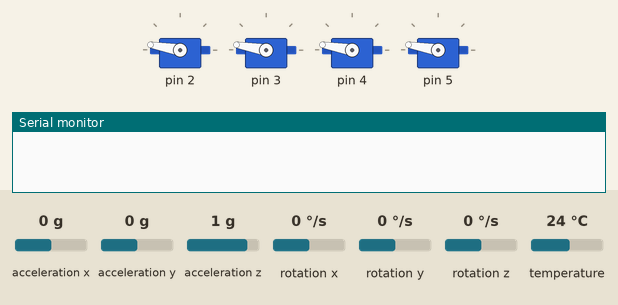
This sketch was run on a simulated Arduino Leonardo, built with avr-gcc and run on an emulated ATmega32U4. Shown: 4 × servo, the last lines printed to the serial monitor. Inputs (shaded band) come from the test bench; at power-on: acceleration x 0 g, acceleration y 0 g, acceleration z 1 g, rotation x 0 °/s, rotation y 0 °/s, rotation z 0 °/s, temperature 24 °C.

Above: at 0.4 s.
At 2.4 s:
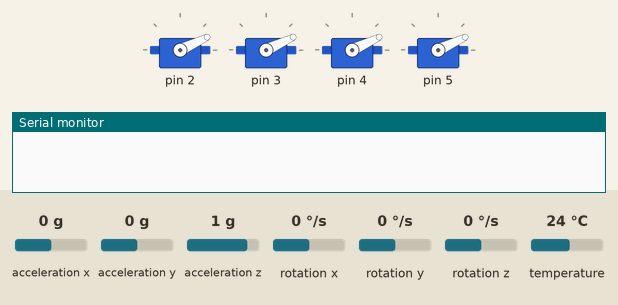
At 9.4 s:
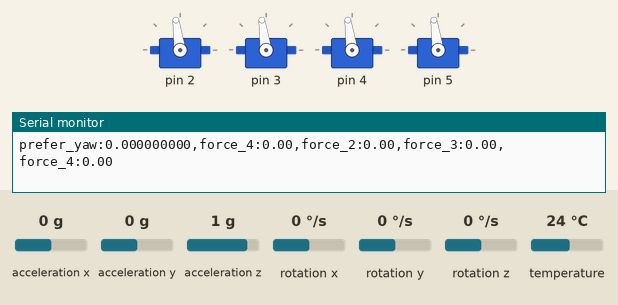
Timing chart, 0 to 10.9 s (numbered marks = the images above):
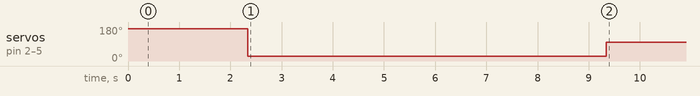

The sketch:

copter.ino
```cpp
/**
    File: copter.ino
    Author: github.com/annadostoevskaya
    Date: 11/10/2023 20:13:34
    Last Modified Date: 11/20/2023 22:00:46

    Description:
        copter.ino is simple homebrew project for custom copter.
        TODO(annad): I add link on video in this file later.

    Bluetooth:
        TODO(annad): Write bluetooth library with support HardwareSerial.
        ---
        Serial1:
            * 19 - TXD (for arduino RX)
            * 18 - RXD (for arduino TX)

    Motors:
        * pins 2, 3, 4 & 5

    Gyroscope:
        * D21 - SCL
        * D20 - SDA
*/

#include <Servo.h>
#include <stdint.h>
#include <Adafruit_MPU6050.h>
#include <Adafruit_Sensor.h>

#define BTSerial Serial1 // 19, 18

struct Euler
{
  float pitch, // nose up, or tail down (yes)
        yaw, // nose move from side to side (no)
        roll; // a circular (clockwise or anticlockwise)
  // movement of the body as it moves forward (maybe)
};

struct PID
{
  double p;
  double i;
  double d;

  double prev_err;
  double integral;
};

static Euler g_gyro_pos = {};
static Euler g_gyro_zero = {};
static Adafruit_MPU6050 mpu;
static Servo motors[4];

void gyroscope_calibrate(Euler &zero)
{
  int16_t i = 0;
  int16_t num_calibrate = 100;
  uint32_t timer = 0;
  while (i < num_calibrate)
  {
    if (timer < micros())
    {
      timer = micros() + 2000;
      sensors_event_t a, g, temp;
      mpu.getEvent(&a, &g, &temp);

      zero.pitch += g.gyro.x;
      zero.yaw += g.gyro.y;
      zero.roll += g.gyro.z;

      i += 1;
    }
  }

  zero.pitch /= num_calibrate;
  zero.yaw /= num_calibrate;
  zero.roll /= num_calibrate;

  // Serial.println(zero.pitch, 10);
  // Serial.println(zero.yaw, 10);
  // Serial.println(zero.roll, 10);
}

double pid_regulate(PID& K, const double err, const double dt)
{
  double proportional = err;
  K.integral += err * dt;
  double derivative = (err - K.prev_err) / dt;
  K.prev_err = err;

  return (K.p * proportional) + (K.i * K.integral) + (K.d * derivative);
}

void setup()
{
  Serial.begin(9600);
  // Serial.println("Serial: Initialized...");

  BTSerial.begin(9600);

  if (!mpu.begin())
  {
    Serial.println("ERROR: Failed to find MPU6050 chip!");
  }

  mpu.setAccelerometerRange(MPU6050_RANGE_8_G);
  mpu.setGyroRange(MPU6050_RANGE_500_DEG);
  mpu.setFilterBandwidth(MPU6050_BAND_21_HZ);
  gyroscope_calibrate(g_gyro_zero);
  delay(100);

  int shift = 2;
  int port = 0;
  for (int i = 0; i < 4; i += 1)
  {
    // Serial.println("Servo: attach port");
    port = shift + i;
    motors[i].attach(port);
  }

  for (int i = 0; i < 4; i += 1)
  {
    // Serial.println("Servo: setup, part 1");
    motors[i].writeMicroseconds(2300);
  }

  delay(2000);

  for (int i = 0; i < 4; i += 1)
  {
    // Serial.println("Servo: setup, part 2");
    motors[i].writeMicroseconds(800);
  }

  delay(6000);
}

void loop()
{
  uint32_t s_time = 0;
  uint32_t e_time = 0;

  PID K_pitch = { .p = 1.0, .i = 0.0, .d = 0.0, .prev_err = 0.0, .integral = 0.0 };
  PID K_yaw   = { .p = 1.0, .i = 0.0, .d = 0.0, .prev_err = 0.0, .integral = 0.0 };

  for (;;)
  {
    e_time = s_time;
    s_time = micros();

    double dt = (double)(s_time - e_time) / (double)1e6;

    // TODO(annad): User input
    float target_force = (float)BTSerial.parseInt() / 100.0f;
    // float target_force = 0.005f;
    float target_pitch = 0.0f;
    float target_yaw = 0.0f;

    sensors_event_t a, g, temp;
    mpu.getEvent(&a, &g, &temp);

    g_gyro_pos = {
      .pitch  = g_gyro_pos.pitch + (g.gyro.x - g_gyro_zero.pitch) * dt,
      .yaw    = g_gyro_pos.yaw + (g.gyro.y - g_gyro_zero.yaw) * dt,
      .roll   = g_gyro_pos.roll + (g.gyro.z - g_gyro_zero.roll) * dt
    };

    float prefer_pitch = target_pitch - g_gyro_pos.pitch;
    float prefer_yaw   = target_yaw - g_gyro_pos.yaw;

    Serial.print("prefer_yaw:");
    Serial.print(prefer_yaw, 9);
//    Serial.print(",prefer_pitch:");
//    Serial.print(prefer_pitch, 9);

    float force_1 = target_force *  prefer_yaw * prefer_pitch * 100000.0f;
    float force_2 = target_force * (-prefer_yaw) * prefer_pitch * 100000.0f;
    float force_3 = target_force * (-prefer_yaw) * (-prefer_pitch) * 100000.0f;
    float force_4 = target_force *  prefer_yaw * (-prefer_pitch) * 100000.0f;

//    float force_1 =   prefer_yaw * 100.0f;
//    float force_2 = (-prefer_yaw) * 100.0f;
//    float force_3 = (-prefer_yaw) * 100.0f;
//    float force_4 =   prefer_yaw * 100.0f;

    Serial.print(",force_4:");
    Serial.print(force_4);
    Serial.print(",force_2:");
    Serial.print(force_2);
    Serial.print(",force_3:");
    Serial.print(force_3);
    Serial.print(",force_4:");
    Serial.print(force_4);
    Serial.println("");

//    float result_force_1 = target_force * prefer_pitch / (2.0 * M_PI);
//    float result_force_2 = target_force * prefer_yaw / (2.0f * M_PI);
//    float result_force_3 = target_force * (-prefer_pitch) / (2.0 * M_PI);
//    float result_force_4 = target_force * (-prefer_yaw) / (2.0f * M_PI);
    int16_t throttle_1 = map(((int16_t)(constrain(force_1, -100, 100))), -100, 100, 800, 2300);
    int16_t throttle_2 = map(((int16_t)(constrain(force_2, -100, 100))), -100, 100, 800, 2300);
    int16_t throttle_3 = map(((int16_t)(constrain(force_3, -100, 100))), -100, 100, 800, 2300);
    int16_t throttle_4 = map(((int16_t)(constrain(force_4, -100, 100))), -100, 100, 800, 2300);

     motors[1-1].writeMicroseconds(throttle_1);
     motors[2-1].writeMicroseconds(throttle_2);
     motors[3-1].writeMicroseconds(throttle_3);
     motors[4-1].writeMicroseconds(throttle_4);

//    Serial.print("x/pitch:");
//    Serial.print(g_gyro_pos.pitch);
//    Serial.print(",y/yaw:");
//    Serial.print(g_gyro_pos.yaw);
//    Serial.print(",z/roll:");
//    Serial.println(g_gyro_pos.roll);
  }
}
```

Measured:
- by itself, servo on pin 2–5: 170° → 25° at 2.3 s, → 98° 7.0 s later
